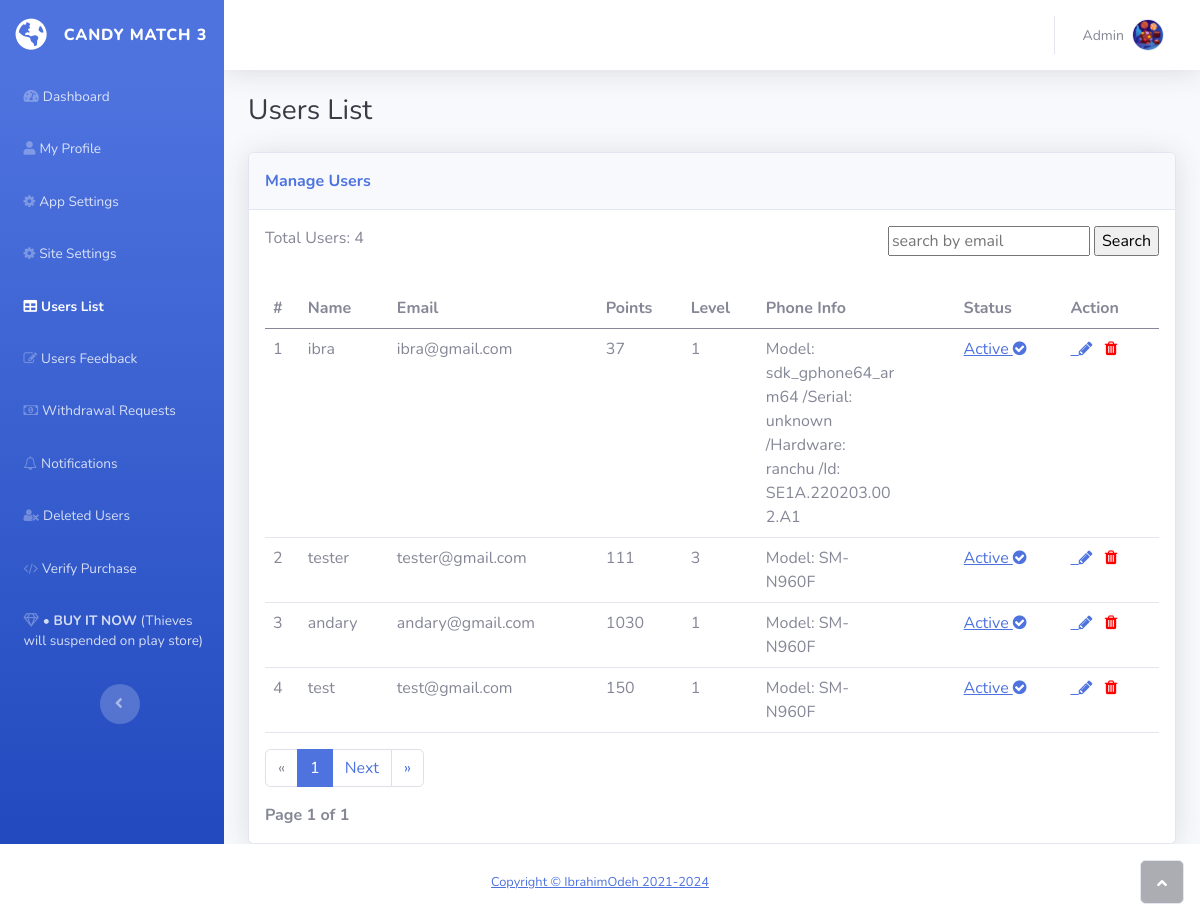
The app's page /admin/users-list.php (signed in) with its own data.
### tables this page shows
CREATE TABLE `frontend` (
  `id` int(10) NOT NULL,
  `name` varchar(50) NOT NULL,
  `email` varchar(100) NOT NULL,
  `playStore` varchar(100) NOT NULL,
  `youtubeLink` varchar(100) NOT NULL,
  `about` varchar(100) NOT NULL,
  `facebook` varchar(100) NOT NULL,
  `instagram` varchar(100) NOT NULL,
  `twitter` varchar(100) NOT NULL
);

CREATE TABLE `users` (
  `id` int(11) NOT NULL,
  `name` varchar(50) NOT NULL,
  `email` varchar(50) NOT NULL,
  `password` varchar(50) NOT NULL,
  `mocions` varchar(50) NOT NULL,
  `deviceinfo` varchar(120) NOT NULL,
  `status` int(10) NOT NULL,
  `level` varchar(100) DEFAULT NULL,
  `achiev_1` varchar(1) DEFAULT NULL,
  `achiev_2` varchar(1) DEFAULT NULL,
  `achiev_3` varchar(1) DEFAULT NULL
);

### admin/users-list.php (the view, shortened to what this page needs)
<?php
include('../includes/config.php');
if(strlen($_SESSION['alogin'])==0)
	{
header('location:index.php');
}
else{
function appName($dbh)
{
    $sql = "SELECT * from frontend;";
	$query = $dbh -> prepare($sql);
	$query->execute();
	$result=$query->fetch(PDO::FETCH_OBJ);
	   echo htmlentities($result->name);
}
 ?>
<!DOCTYPE html>
<html>
<head>
    <link rel="stylesheet" href="assets/bootstrap/css/bootstrap.min.css">
    <link rel="stylesheet" href="assets/fonts/fontawesome-all.min.css">
    <link rel="stylesheet" href="assets/fonts/font-awesome.min.css">
    <link rel="stylesheet" href="assets/fonts/ionicons.min.css">
    <link rel="stylesheet" href="assets/fonts/fontawesome5-overrides.min.css">
    <link rel="stylesheet" href="assets/css/-Login-form-Page-BS4-.css">
    <link rel="stylesheet" href="assets/css/Login-Form-Clean.css">
</head>
<body id="page-top">
    <div id="wrapper">
        <?php include('../includes/leftbar.php'); ?>
                <div class="container-fluid">
                    <h3 class="text-dark mb-4">Users List</h3>
                    <div class="card shadow">
                        <div class="card-header py-3">
                            <p class="text-primary m-0 fw-bold">Manage Users</p>
                        </div>
<?php
$results_per_page = 50;
$page = $_GET["page"];
if (!isset ($_GET['page']) ) {
    $page = 1;
} else {
    $page = $_GET['page'];
}
$sql01 = "SELECT * FROM users order by id ASC";
$query01 = $dbh -> prepare($sql01);
$query01->execute();
$number_of_result = $query01->rowCount();
$number_of_page = ceil($number_of_result / $results_per_page);
$page_first_result = ($page-1) * $results_per_page;
$next_page = $page + 1;
if(isset($_POST['searchSubmit']))
{
    $searchterm = $_POST['emailSearch'];
    $sql = "SELECT * FROM users WHERE email LIKE :searchterm LIMIT 0, 50";
    $query = $dbh->prepare($sql);
    $query->execute(array(':searchterm' => '%' . $searchterm . '%'));
    $results = $query->fetchAll(PDO::FETCH_OBJ);
    $cnt = 1;
}else {
    $sql = "SELECT * FROM users ORDER BY id DESC LIMIT :page_first_result, :results_per_page";
    $query = $dbh->prepare($sql);
    $query->bindParam(':page_first_result', $page_first_result, PDO::PARAM_INT);
    $query->bindParam(':results_per_page', $results_per_page, PDO::PARAM_INT);
    $query->execute();
    $results = $query->fetchAll(PDO::FETCH_OBJ);
    $cnt = 1;
    }
?>
                        <div class="card-body">
                            <div class="row">
                                <div class="col-md-6 text-nowrap">
                                    <div id="dataTable_length" class="dataTables_length" aria-controls="dataTable"><label class="form-label"><?php echo "Total Users: ".$number_of_result; ?></label></div>
                                </div>
                                <div class="col-md-6">
                                    <div class="text-md-end dataTables_filter" id="dataTable_filter">
                                        <form method="POST">
                                        <input type="search" name="emailSearch" placeholder="search by email" />
                                        <input id="search" name="searchSubmit" type="submit" value="Search"/>
                                        </form>
                                        <label class="form-label"></label></div>
                                </div>
                            </div>
                            <div class="table-responsive table mt-2" id="dataTable" role="grid" aria-describedby="dataTable_info">
                                <table class="table my-0" id="dataTable">
                                    <thead>
                                        <tr>
                                            <th>#</th>
                                            <th>Name</th>
                                            <th>Email</th>
                                            <th>Points</th>
                                            <th>Level</th>
                                            <th>Phone Info</th>
                                            <th>Status</th>
                                            <th>Action</th>
                                        </tr>
                                    </thead>
                                    <tbody>
<?php
if($query->rowCount() > 0)
{
foreach($results as $result)
{
?>
<tr>
											<td><?php echo htmlentities($cnt); ?></td>
                                            <td><?php echo htmlentities($result->name); ?></td>
                                            <td><?php echo htmlentities($result->email); ?></td>
                                            <td><?php echo htmlentities($result->mocions); ?></td>
                                            <td><?php echo htmlentities($result->level); ?></td>
                                            <td><div style = "width:130px; word-wrap: break-word"><?php echo htmlentities($result->deviceinfo); ?>
                                            </div>
                                            <td>
                                            <?php if($result->status == 1)
                                                    { ?>
                                                    <a href="users-list.php?confirm=<?php echo htmlentities($result->id); ?>" onclick="return confirm('Do you really want to Un-Active this Account')">Active <i class="fa fa-check-circle"></i></a>
                                                    <?php } else { ?>
                                                    <a href="users-list.php?unconfirm=<?php echo htmlentities($result->id); ?>" onclick="return confirm('Do you really want to Active this Account')">Un-Active <i class="fa fa-times-circle"></i></a>
                                                    <?php } ?>
</td>
                                            </td>
<td>
<a href="edit-user.php?edit=<?php echo $result->id; ?>" onclick="return confirm('Do you want to Edit');">&nbsp; <i class="fa fa-pencil"></i></a>&nbsp;&nbsp;
<a href="users-list.php?del=<?php echo $result->id; ?>&name=<?php echo htmlentities($result->email); ?>" onclick="return confirm('Do you want to Delete');"><i class="fa fa-trash" style="color:red"></i></a>&nbsp;&nbsp;
</td>
										</tr>
										<?php $cnt=$cnt+1; }}?>
                                    </tbody>
                                </table>
                            </div>
    <p></p><ul class="pagination">
    <li class="page-item disabled"><a class="page-link" href="#" aria-label="Previous"><span aria-hidden="true">«</span></a></li>
<?php
    if ($number_of_page <= 10){
    for($counter = 1; $counter<= $number_of_page; $counter++)
    {
        if ($page == $counter) {
	   echo "<li class='page-item active'><a class='page-link'>$counter</a></li>";
		} else {
		    echo '<li class="page-item"><a class="page-link" href="?page='.$counter.'">'.$counter.' </a></li>';
		}
    }
    }
    ?>
    <li class="page-item" <?php if($page >= $number_of_page){ echo "class='disabled'"; } ?>>
	<a class="page-link" <?php if($page < $number_of_page) { echo "href='?page=$next_page'"; } ?>>Next</a>
	</li>
    <li class="page-item"><a class="page-link" href="?page=<?php echo $number_of_page; ?>" aria-label="Next"><span aria-hidden="true">»</span></a></li>
    </ul>
    <strong>Page <?php echo $page." of ".$number_of_page; ?></strong>
                             </div>
                        </div>
                </div>
            </div>
                             </div>
                        </div>
            <footer class="bg-white sticky-footer">
                <div class="container my-auto">
                    <div class="text-center my-auto copyright"><span><a href="https://ibrahimodeh.com">Copyright © IbrahimOdeh 2021-<?php echo date('Y'); ?></a></span></div>
                </div>
            </footer>
        </div><a class="border rounded d-inline scroll-to-top" href="#page-top"><i class="fas fa-angle-up"></i></a>
</body>
</html>
<?php } ?>

### records on screen
frontend: name "CANDY MATCH 3"
users: name "ibra", email "ibra@gmail.com", mocions "37", level "1", deviceinfo "Model: sdk_gphone64_arm64 /Serial: unknown /Hardware: ranchu /Id: SE1A.220203.002.A1"
users: name "tester", email "tester@gmail.com", mocions "111", level "3", deviceinfo "Model: SM-N960F"
users: name "andary", email "andary@gmail.com", mocions "1030", level "1", deviceinfo "Model: SM-N960F"
users: name "test", email "test@gmail.com", mocions "150", level "1", deviceinfo "Model: SM-N960F"

### other values on screen
$number_of_result "4"
$page "1"
$number_of_page "1"
